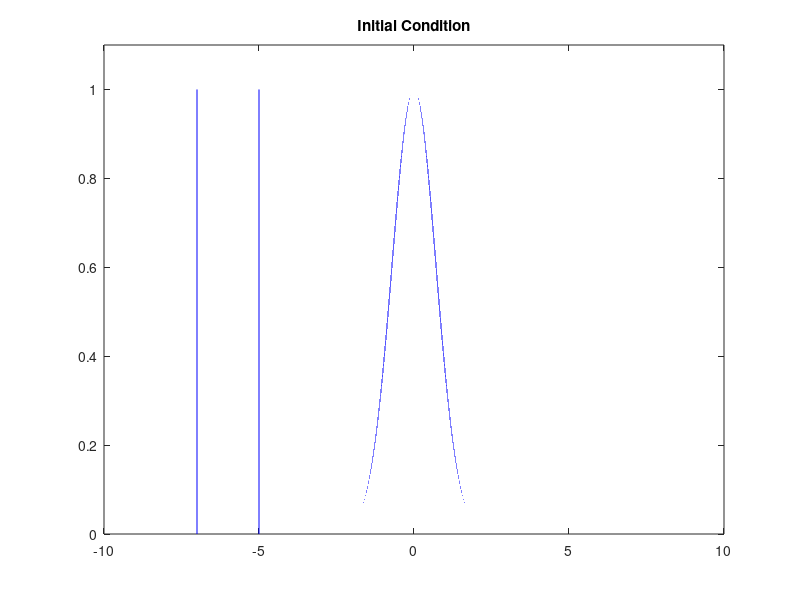

MATLAB code for this plot: (Note: this script raises an error after producing the figure.)
% moving_wave_jacketSDK_lax.m

clear
%clc
close('all')

N = 1000000;
u = 1;

plot_freq = 200;
plot_switch = 0;
x_left = -10;
x_right = 10;
x_space = linspace(x_left,x_right,N);

dx = x_space(2)-x_space(1);
dt = 0.6*(dx)/u;
nu = u*dx/dt;

Num_ts = min(1000,ceil(15/dt));

% set initial condition
%f = zeros(N,1);
x_space = linspace(x_left,x_right,N);

f_l = 1;
f = f_l*exp(-(x_space.*x_space));
f((x_space < -5) & (x_space > -7)) = 1;

f_tmp = zeros(N,1);

% plot initial condition
plot(x_space,f,'-b');
axis([x_left x_right 0 1.1*f_l]);
title('\bf{Initial Condition}');
drawnow

tic;

f = gdouble(f);
f_tmp = gdouble(f);


addpath('/home/srblair/Dropbox/matlab/jacketSDK/wave1D_lax');

for ts = 1:Num_ts
    
    if(mod(ts,100)==0)
       fprintf('Executing time step number %d.\n',ts);
    end
    
    %f_tmp = 0.5.*(f(x_p)+f(x_m))-(u*dt/(2*dx)).*(f(x_p)-f(x_m));
    f = wave1D_lax(f,u,dt,dx);
    
       
    if(plot_switch==1)
        if(mod(ts,plot_freq)==0)
            plot(x_space,f,'-b')
            axis([x_left x_right 0 1.1*f_l]);
            drawnow
        end
    end
    
end

ex_time = toc;

f = double(f);

plot(x_space,f,'-b');
axis([x_left x_right 0 1.1*f_l]);
title('\bf{Final Condition}');
drawnow

fprintf('Execution time = %g.\n Average time per DOF*update = %g. \n',ex_time, ex_time/(N*Num_ts));
fprintf('DOF updates per second = %g.\n',(N*Num_ts)/ex_time);